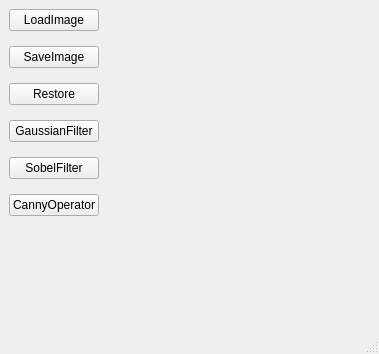
<?xml version="1.0" encoding="UTF-8"?>
<ui version="4.0">
 <class>MainWindow</class>
 <widget class="QMainWindow" name="MainWindow">
  <property name="geometry">
   <rect>
    <x>0</x>
    <y>0</y>
    <width>379</width>
    <height>354</height>
   </rect>
  </property>
  <property name="windowTitle">
   <string>CannyDemo</string>
  </property>
  <widget class="QWidget" name="centralwidget">
   <layout class="QGridLayout" name="gridLayout" columnstretch="0,1" columnminimumwidth="100,0">
    <property name="leftMargin">
     <number>0</number>
    </property>
    <property name="topMargin">
     <number>0</number>
    </property>
    <property name="rightMargin">
     <number>0</number>
    </property>
    <property name="bottomMargin">
     <number>0</number>
    </property>
    <item row="0" column="1">
     <widget class="PictureBox" name="PicBox" native="true"/>
    </item>
    <item row="0" column="0">
     <widget class="QWidget" name="btnPanel" native="true">
      <layout class="QVBoxLayout" name="verticalLayout" stretch="0,0,0,0,0,0,0,1">
       <property name="spacing">
        <number>15</number>
       </property>
       <item>
        <widget class="QPushButton" name="loadImgBtn">
         <property name="text">
          <string>LoadImage</string>
         </property>
        </widget>
       </item>
       <item>
        <widget class="QPushButton" name="saveImgBtn">
         <property name="text">
          <string>SaveImage</string>
         </property>
        </widget>
       </item>
       <item>
        <widget class="QPushButton" name="restoreBtn">
         <property name="text">
          <string>Restore</string>
         </property>
        </widget>
       </item>
       <item>
        <widget class="QPushButton" name="gaussianFilterBtn">
         <property name="text">
          <string>GaussianFilter</string>
         </property>
        </widget>
       </item>
       <item>
        <widget class="QPushButton" name="sobelFilterBtn">
         <property name="text">
          <string>SobelFilter</string>
         </property>
        </widget>
       </item>
       <item>
        <widget class="QPushButton" name="cannyOperatorBtn">
         <property name="text">
          <string>CannyOperator</string>
         </property>
        </widget>
       </item>
       <item>
        <widget class="DoubleSlider" name="slider" native="true"/>
       </item>
       <item>
        <spacer name="verticalSpacer">
         <property name="orientation">
          <enum>Qt::Vertical</enum>
         </property>
         <property name="sizeHint" stdset="0">
          <size>
           <width>20</width>
           <height>40</height>
          </size>
         </property>
        </spacer>
       </item>
      </layout>
     </widget>
    </item>
   </layout>
  </widget>
  <widget class="QStatusBar" name="statusBar"/>
 </widget>
 <customwidgets>
  <customwidget>
   <class>PictureBox</class>
   <extends>QWidget</extends>
   <header location="global">picturebox.h</header>
   <container>1</container>
  </customwidget>
  <customwidget>
   <class>DoubleSlider</class>
   <extends>QWidget</extends>
   <header location="global">doubleslider.h</header>
   <container>1</container>
  </customwidget>
 </customwidgets>
 <resources/>
 <connections/>
</ui>
